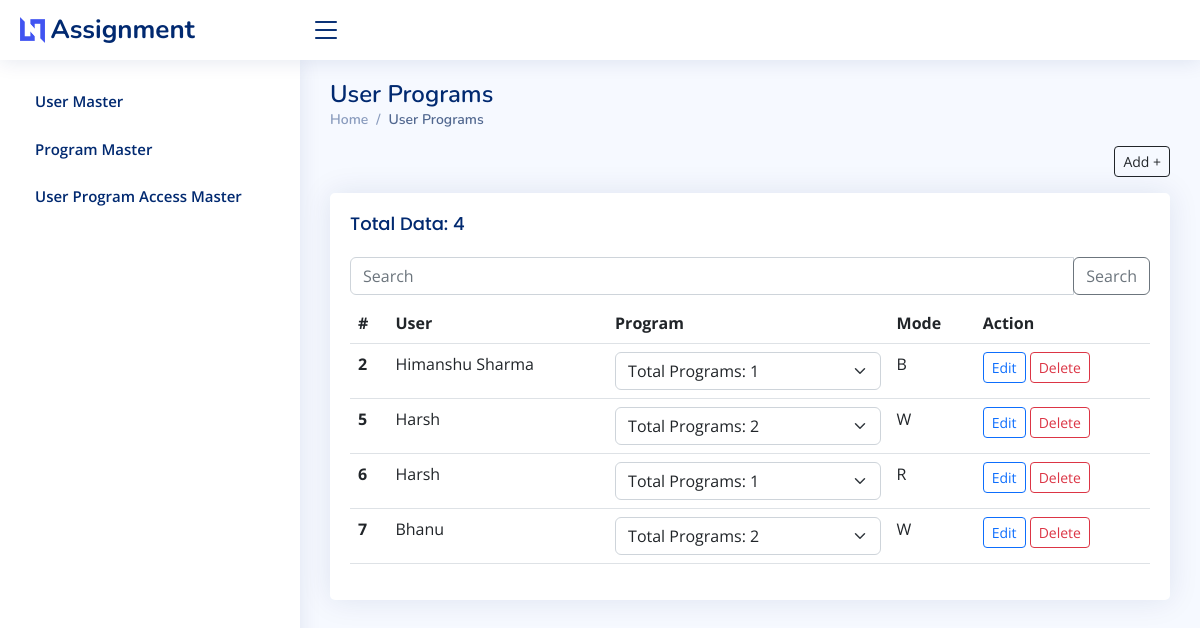
The page /user-programs/ on the database as committed earlier.
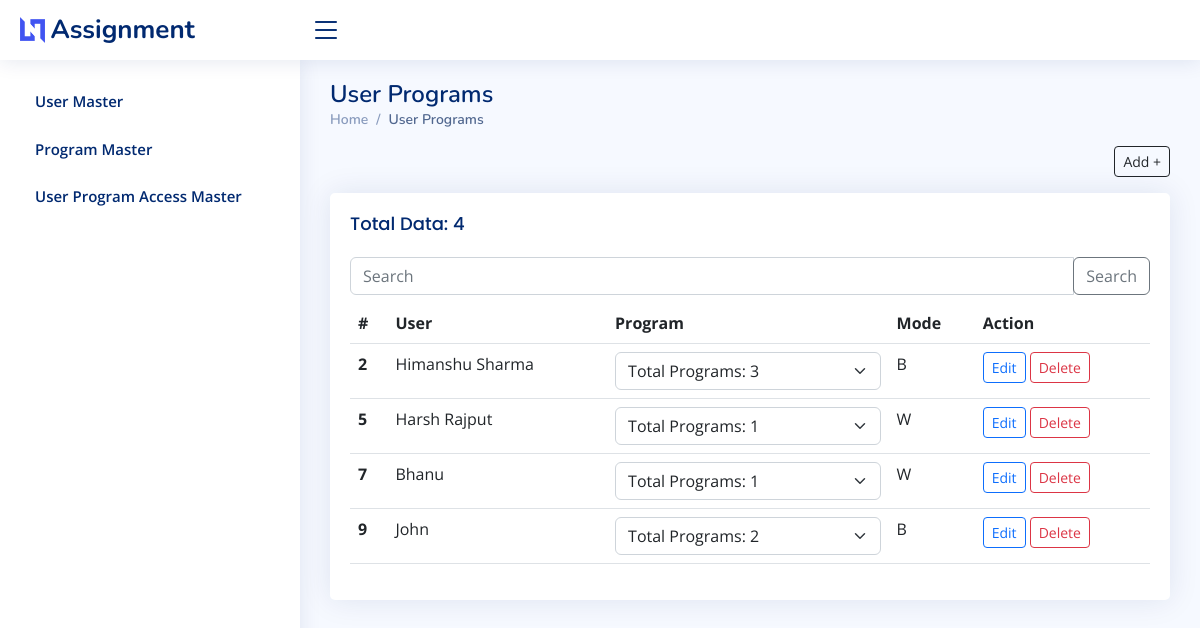
The same page on the database as committed later.
### home/models.py (models this page shows, shortened)
class UserProgram(models.Model):
    ACCESS_CHOICE = (
        (None, 'Select'),
        ('R', 'R'),
        ('W', 'W'),
        ('B', 'B'),
    )
    user = models.ForeignKey(UserMaster, on_delete=models.CASCADE)
    program = models.ManyToManyField(ProgramMaster, blank=True)
    access = models.CharField(max_length=2, choices=ACCESS_CHOICE, default=None)

class UserMaster(AbstractBaseUser, PermissionsMixin):
    user = models.CharField(max_length=20)
    username = models.CharField(max_length=100, unique=True)
    is_staff = models.BooleanField(default=False)
    is_active = models.BooleanField(default=True)
    USERNAME_FIELD = "username"
    REQUIRED_FIELDS = []
    objects = UserMasterManager()

### home/views.py (the view, shortened to what this page needs)
# urls.py: path('user-programs/', views.userPrograms, name="user-programs"),
def userPrograms(request):
    query = request.GET.get("q", '')
    if query:
        obj_list = UserProgram.objects.filter(Q(user__user__icontains=query) |
            Q(user__username__icontains=query))
    else:
        obj_list = UserProgram.objects.all()
    prog_objs = ProgramMaster.objects.all()
    user_objs = UserMaster.objects.all()
    show = {
        "programs": prog_objs,
        "users": user_objs,
        "object_list": obj_list,
        "query": query,
    }
    return render(request, "home/user-programs.html", show)

### home/templates/home/user-programs.html (shortened to what this page needs)
{% extends 'home/base.html' %}
{% block content %}
<div class="pagetitle">
    <h1>User Programs</h1>
    <nav>
    <ol class="breadcrumb">
        <li class="breadcrumb-item"><a href="{% url 'home' %}">Home</a></li>
        <li class="breadcrumb-item active">User Programs</li>
    </ol>
    <ol class="d-flex justify-content-end">
      <button class="btn btn-sm btn-outline-dark"
      data-bs-toggle="modal" data-bs-target="#add"
      >Add +</button>
    </ol>
    </nav>
</div>
<div class="card">
  <div class="card-body">
    <h5 class="card-title">Total Data: {{ object_list.count }}</h5>
    <form action=".">
      <div class="input-group mb-2 mt-2">
        <input type="text" class="form-control" placeholder="Search"
        value="{{query}}"
        name="q"
        required>
        <div class="input-group-append">
          <button class="btn btn-outline-secondary" type="submit">Search</button>
        </div>
      </div>
    </form>
    <table class="table">
      <thead>
        <tr>
          <th scope="col">#</th>
          <th scope="col">User</th>
          <th scope="col">Program</th>
          <th scope="col">Mode</th>
          <th scope="col">Action</th>
        </tr>
      </thead>
      <tbody>
        {% for i in object_list %}
        <tr>
          <th scope="row">{{i.id}}</th>
          <td>{{i.user.user}}</td>
          <td>
            <select class="form-select" name="user" aria-label="Default select example">
              <option selected>Total Programs: {{i.program.all.count}}</option>
            </select>
          </td>
          <td>{{i.access}}</td>
          <td>
            <button class="btn btn-sm btn-outline-primary"
            data-bs-toggle="modal" data-bs-target="#update{{i.id}}"
            >Edit</button>
            <button class="btn btn-sm btn-outline-danger"
            data-bs-toggle="modal" data-bs-target="#delete{{i.id}}"
            >Delete</button>
          </td>
        </tr>
        {% endfor %}
      </tbody>
    </table>
  </div>
</div>
{% endblock content %}

Rows that differ between the two databases and show on the page:
removed UserProgram: id "6", user.user "Harsh", access "R"
computed for UserProgram "Himanshu Sharma": user "Total Programs: 1" → "Total Programs: 3"
changed through a linked row, UserProgram id 5: user.user "Harsh" → "Harsh Rajput"; user "Total Programs: 2" → "Total Programs: 1"
computed for UserProgram "Bhanu": user "Total Programs: 2" → "Total Programs: 1"
added UserProgram: id "9", user.user "John", access "B"
